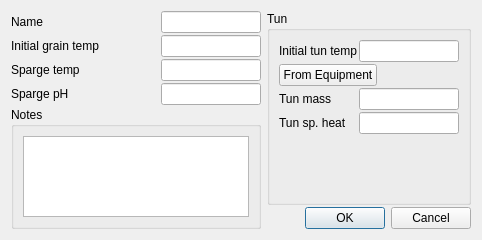
<?xml version="1.0" encoding="UTF-8"?>
<ui version="4.0">
 <class>mashEditor</class>
 <widget class="QDialog" name="mashEditor">
  <property name="geometry">
   <rect>
    <x>0</x>
    <y>0</y>
    <width>482</width>
    <height>240</height>
   </rect>
  </property>
  <property name="windowTitle">
   <string>Mash Editor</string>
  </property>
  <property name="configSection" stdset="0">
   <string notr="true">mashEditor</string>
  </property>
  <layout class="QHBoxLayout" name="horizontalLayout_9">
   <item>
    <layout class="QVBoxLayout" name="verticalLayout_3">
     <property name="spacing">
      <number>2</number>
     </property>
     <item>
      <layout class="QHBoxLayout" name="horizontalLayout">
       <item>
        <widget class="QLabel" name="label_name">
         <property name="sizePolicy">
          <sizepolicy hsizetype="Expanding" vsizetype="Preferred">
           <horstretch>0</horstretch>
           <verstretch>0</verstretch>
          </sizepolicy>
         </property>
         <property name="text">
          <string>Name</string>
         </property>
         <property name="buddy">
          <cstring>lineEdit_name</cstring>
         </property>
        </widget>
       </item>
       <item>
        <widget class="SmartLineEdit" name="lineEdit_name">
         <property name="sizePolicy">
          <sizepolicy hsizetype="Fixed" vsizetype="Fixed">
           <horstretch>0</horstretch>
           <verstretch>0</verstretch>
          </sizepolicy>
         </property>
         <property name="maximumSize">
          <size>
           <width>100</width>
           <height>16777215</height>
          </size>
         </property>
         <property name="toolTip">
          <string>Name</string>
         </property>
        </widget>
       </item>
      </layout>
     </item>
     <item>
      <layout class="QHBoxLayout" name="horizontalLayout_2">
       <item>
        <widget class="SmartLabel" name="label_grainTemp">
         <property name="sizePolicy">
          <sizepolicy hsizetype="Expanding" vsizetype="Preferred">
           <horstretch>0</horstretch>
           <verstretch>0</verstretch>
          </sizepolicy>
         </property>
         <property name="contextMenuPolicy">
          <enum>Qt::CustomContextMenu</enum>
         </property>
         <property name="text">
          <string>Initial grain temp</string>
         </property>
         <property name="buddy">
          <cstring>lineEdit_grainTemp</cstring>
         </property>
        </widget>
       </item>
       <item>
        <widget class="SmartLineEdit" name="lineEdit_grainTemp">
         <property name="sizePolicy">
          <sizepolicy hsizetype="Fixed" vsizetype="Fixed">
           <horstretch>0</horstretch>
           <verstretch>0</verstretch>
          </sizepolicy>
         </property>
         <property name="maximumSize">
          <size>
           <width>100</width>
           <height>16777215</height>
          </size>
         </property>
         <property name="toolTip">
          <string>Initial grain temp</string>
         </property>
         <property name="editField" stdset="0">
          <string notr="true">grainTemp_c</string>
         </property>
        </widget>
       </item>
      </layout>
     </item>
     <item>
      <layout class="QHBoxLayout" name="horizontalLayout_4">
       <item>
        <widget class="SmartLabel" name="label_spargeTemp">
         <property name="sizePolicy">
          <sizepolicy hsizetype="Expanding" vsizetype="Preferred">
           <horstretch>0</horstretch>
           <verstretch>0</verstretch>
          </sizepolicy>
         </property>
         <property name="contextMenuPolicy">
          <enum>Qt::CustomContextMenu</enum>
         </property>
         <property name="text">
          <string>Sparge temp</string>
         </property>
         <property name="buddy">
          <cstring>lineEdit_spargeTemp</cstring>
         </property>
        </widget>
       </item>
       <item>
        <widget class="SmartLineEdit" name="lineEdit_spargeTemp">
         <property name="sizePolicy">
          <sizepolicy hsizetype="Fixed" vsizetype="Fixed">
           <horstretch>0</horstretch>
           <verstretch>0</verstretch>
          </sizepolicy>
         </property>
         <property name="maximumSize">
          <size>
           <width>100</width>
           <height>16777215</height>
          </size>
         </property>
         <property name="toolTip">
          <string>Sparge temp target</string>
         </property>
         <property name="editField" stdset="0">
          <string notr="true">spargeTemp_c</string>
         </property>
        </widget>
       </item>
      </layout>
     </item>
     <item>
      <layout class="QHBoxLayout" name="horizontalLayout_5">
       <item>
        <widget class="SmartLabel" name="label_spargePh">
         <property name="sizePolicy">
          <sizepolicy hsizetype="Expanding" vsizetype="Preferred">
           <horstretch>0</horstretch>
           <verstretch>0</verstretch>
          </sizepolicy>
         </property>
         <property name="text">
          <string>Sparge pH</string>
         </property>
         <property name="buddy">
          <cstring>lineEdit_spargePh</cstring>
         </property>
        </widget>
       </item>
       <item>
        <widget class="SmartLineEdit" name="lineEdit_spargePh">
         <property name="sizePolicy">
          <sizepolicy hsizetype="Fixed" vsizetype="Fixed">
           <horstretch>0</horstretch>
           <verstretch>0</verstretch>
          </sizepolicy>
         </property>
         <property name="maximumSize">
          <size>
           <width>100</width>
           <height>16777215</height>
          </size>
         </property>
         <property name="toolTip">
          <string>Sparge pH</string>
         </property>
         <property name="editField" stdset="0">
          <string notr="true">ph</string>
         </property>
        </widget>
       </item>
      </layout>
     </item>
     <item>
      <widget class="QGroupBox" name="groupBox">
       <property name="sizePolicy">
        <sizepolicy hsizetype="Preferred" vsizetype="MinimumExpanding">
         <horstretch>0</horstretch>
         <verstretch>0</verstretch>
        </sizepolicy>
       </property>
       <property name="minimumSize">
        <size>
         <width>0</width>
         <height>100</height>
        </size>
       </property>
       <property name="title">
        <string>Notes</string>
       </property>
       <layout class="QVBoxLayout" name="verticalLayout">
        <item>
         <widget class="QTextEdit" name="textEdit_notes"/>
        </item>
       </layout>
      </widget>
     </item>
     <item>
      <spacer name="verticalSpacer">
       <property name="orientation">
        <enum>Qt::Vertical</enum>
       </property>
       <property name="sizeHint" stdset="0">
        <size>
         <width>20</width>
         <height>40</height>
        </size>
       </property>
      </spacer>
     </item>
    </layout>
   </item>
   <item>
    <layout class="QVBoxLayout" name="verticalLayout_4">
     <property name="spacing">
      <number>2</number>
     </property>
     <item>
      <widget class="QGroupBox" name="groupBox_2">
       <property name="title">
        <string>Tun</string>
       </property>
       <property name="configSection" stdset="0">
        <string notr="true">mashEditor</string>
       </property>
       <layout class="QVBoxLayout" name="verticalLayout_2">
        <property name="spacing">
         <number>2</number>
        </property>
        <item>
         <layout class="QHBoxLayout" name="horizontalLayout_3">
          <item>
           <widget class="SmartLabel" name="label_tunTemp">
            <property name="sizePolicy">
             <sizepolicy hsizetype="Expanding" vsizetype="Preferred">
              <horstretch>0</horstretch>
              <verstretch>0</verstretch>
             </sizepolicy>
            </property>
            <property name="contextMenuPolicy">
             <enum>Qt::CustomContextMenu</enum>
            </property>
            <property name="text">
             <string>Initial tun temp</string>
            </property>
            <property name="buddy">
             <cstring>lineEdit_tunTemp</cstring>
            </property>
           </widget>
          </item>
          <item>
           <widget class="SmartLineEdit" name="lineEdit_tunTemp">
            <property name="sizePolicy">
             <sizepolicy hsizetype="Fixed" vsizetype="Fixed">
              <horstretch>0</horstretch>
              <verstretch>0</verstretch>
             </sizepolicy>
            </property>
            <property name="maximumSize">
             <size>
              <width>100</width>
              <height>16777215</height>
             </size>
            </property>
            <property name="toolTip">
             <string>Initial tun temp</string>
            </property>
            <property name="editField" stdset="0">
             <string notr="true">tunTemp_c</string>
            </property>
           </widget>
          </item>
         </layout>
        </item>
        <item>
         <widget class="QPushButton" name="pushButton_fromEquipment">
          <property name="sizePolicy">
           <sizepolicy hsizetype="Maximum" vsizetype="Fixed">
            <horstretch>0</horstretch>
            <verstretch>0</verstretch>
           </sizepolicy>
          </property>
          <property name="toolTip">
           <string>Get following parameters from the recipe's equipment.</string>
          </property>
          <property name="text">
           <string>From Equipment</string>
          </property>
          <property name="autoDefault">
           <bool>false</bool>
          </property>
         </widget>
        </item>
        <item>
         <layout class="QHBoxLayout" name="horizontalLayout_6">
          <item>
           <widget class="SmartLabel" name="label_tunMass">
            <property name="sizePolicy">
             <sizepolicy hsizetype="Expanding" vsizetype="Preferred">
              <horstretch>0</horstretch>
              <verstretch>0</verstretch>
             </sizepolicy>
            </property>
            <property name="contextMenuPolicy">
             <enum>Qt::CustomContextMenu</enum>
            </property>
            <property name="text">
             <string>Tun mass</string>
            </property>
            <property name="buddy">
             <cstring>lineEdit_tunMass</cstring>
            </property>
           </widget>
          </item>
          <item>
           <widget class="SmartLineEdit" name="lineEdit_tunMass">
            <property name="sizePolicy">
             <sizepolicy hsizetype="Fixed" vsizetype="Fixed">
              <horstretch>0</horstretch>
              <verstretch>0</verstretch>
             </sizepolicy>
            </property>
            <property name="maximumSize">
             <size>
              <width>100</width>
              <height>16777215</height>
             </size>
            </property>
            <property name="toolTip">
             <string>Tun mass</string>
            </property>
            <property name="editField" stdset="0">
             <string notr="true">tunWeight_kg</string>
            </property>
           </widget>
          </item>
         </layout>
        </item>
        <item>
         <layout class="QHBoxLayout" name="horizontalLayout_7">
          <item>
           <widget class="SmartLabel" name="label_tunSpHeat">
            <property name="sizePolicy">
             <sizepolicy hsizetype="Expanding" vsizetype="Preferred">
              <horstretch>0</horstretch>
              <verstretch>0</verstretch>
             </sizepolicy>
            </property>
            <property name="text">
             <string>Tun sp. heat</string>
            </property>
            <property name="buddy">
             <cstring>lineEdit_tunSpHeat</cstring>
            </property>
           </widget>
          </item>
          <item>
           <widget class="SmartLineEdit" name="lineEdit_tunSpHeat">
            <property name="sizePolicy">
             <sizepolicy hsizetype="Fixed" vsizetype="Fixed">
              <horstretch>0</horstretch>
              <verstretch>0</verstretch>
             </sizepolicy>
            </property>
            <property name="maximumSize">
             <size>
              <width>100</width>
              <height>16777215</height>
             </size>
            </property>
            <property name="toolTip">
             <string>Tun specific heat (cal/(g*K))</string>
            </property>
            <property name="editField" stdset="0">
             <string notr="true">tunSpecificHeat_calGC</string>
            </property>
           </widget>
          </item>
         </layout>
        </item>
        <item>
         <spacer name="verticalSpacer_2">
          <property name="orientation">
           <enum>Qt::Vertical</enum>
          </property>
          <property name="sizeHint" stdset="0">
           <size>
            <width>20</width>
            <height>40</height>
           </size>
          </property>
         </spacer>
        </item>
       </layout>
      </widget>
     </item>
     <item>
      <widget class="QDialogButtonBox" name="buttonBox">
       <property name="orientation">
        <enum>Qt::Horizontal</enum>
       </property>
       <property name="standardButtons">
        <set>QDialogButtonBox::Cancel|QDialogButtonBox::Ok</set>
       </property>
      </widget>
     </item>
    </layout>
   </item>
  </layout>
 </widget>
 <customwidgets>
  <customwidget>
   <class>SmartLabel</class>
   <extends>QLabel</extends>
   <header>widgets/SmartLabel.h</header>
   <slots>
    <signal>changedSystemOfMeasurementOrScale(PreviousScaleInfo)</signal>
    <slot>popContextMenu(QPoint)</slot>
   </slots>
  </customwidget>
  <customwidget>
   <class>SmartLineEdit</class>
   <extends>QLineEdit</extends>
   <header>widgets/SmartLineEdit.h</header>
   <slots>
    <signal>textModified()</signal>
    <slot>lineChanged()</slot>
    <slot>lineChanged(PreviousScaleInfo)</slot>
   </slots>
  </customwidget>
 </customwidgets>
 <resources/>
 <connections>
  <connection>
   <sender>buttonBox</sender>
   <signal>accepted()</signal>
   <receiver>mashEditor</receiver>
   <slot>accept()</slot>
   <hints>
    <hint type="sourcelabel">
     <x>476</x>
     <y>234</y>
    </hint>
    <hint type="destinationlabel">
     <x>157</x>
     <y>274</y>
    </hint>
   </hints>
  </connection>
  <connection>
   <sender>buttonBox</sender>
   <signal>rejected()</signal>
   <receiver>mashEditor</receiver>
   <slot>reject()</slot>
   <hints>
    <hint type="sourcelabel">
     <x>476</x>
     <y>234</y>
    </hint>
    <hint type="destinationlabel">
     <x>286</x>
     <y>274</y>
    </hint>
   </hints>
  </connection>
  <connection>
   <sender>label_grainTemp</sender>
   <signal>changedSystemOfMeasurementOrScale(PreviousScaleInfo)</signal>
   <receiver>lineEdit_grainTemp</receiver>
   <slot>lineChanged(PreviousScaleInfo)</slot>
   <hints>
    <hint type="sourcelabel">
     <x>87</x>
     <y>42</y>
    </hint>
    <hint type="destinationlabel">
     <x>223</x>
     <y>42</y>
    </hint>
   </hints>
  </connection>
  <connection>
   <sender>label_spargeTemp</sender>
   <signal>changedSystemOfMeasurementOrScale(PreviousScaleInfo)</signal>
   <receiver>lineEdit_spargeTemp</receiver>
   <slot>lineChanged(PreviousScaleInfo)</slot>
   <hints>
    <hint type="sourcelabel">
     <x>87</x>
     <y>68</y>
    </hint>
    <hint type="destinationlabel">
     <x>223</x>
     <y>68</y>
    </hint>
   </hints>
  </connection>
  <connection>
   <sender>label_tunTemp</sender>
   <signal>changedSystemOfMeasurementOrScale(PreviousScaleInfo)</signal>
   <receiver>lineEdit_tunTemp</receiver>
   <slot>lineChanged(PreviousScaleInfo)</slot>
   <hints>
    <hint type="sourcelabel">
     <x>326</x>
     <y>45</y>
    </hint>
    <hint type="destinationlabel">
     <x>418</x>
     <y>45</y>
    </hint>
   </hints>
  </connection>
  <connection>
   <sender>label_tunMass</sender>
   <signal>changedSystemOfMeasurementOrScale(PreviousScaleInfo)</signal>
   <receiver>lineEdit_tunMass</receiver>
   <slot>lineChanged(PreviousScaleInfo)</slot>
   <hints>
    <hint type="sourcelabel">
     <x>326</x>
     <y>96</y>
    </hint>
    <hint type="destinationlabel">
     <x>418</x>
     <y>96</y>
    </hint>
   </hints>
  </connection>
 </connections>
</ui>
